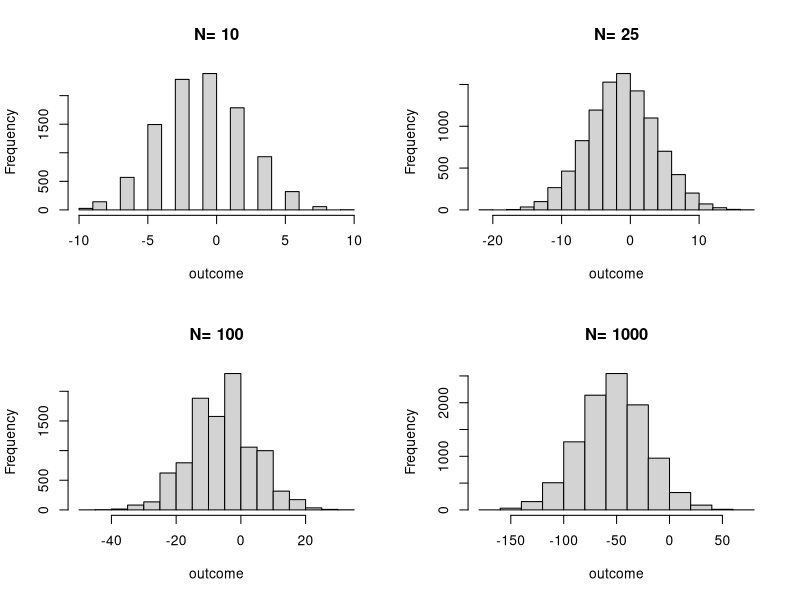
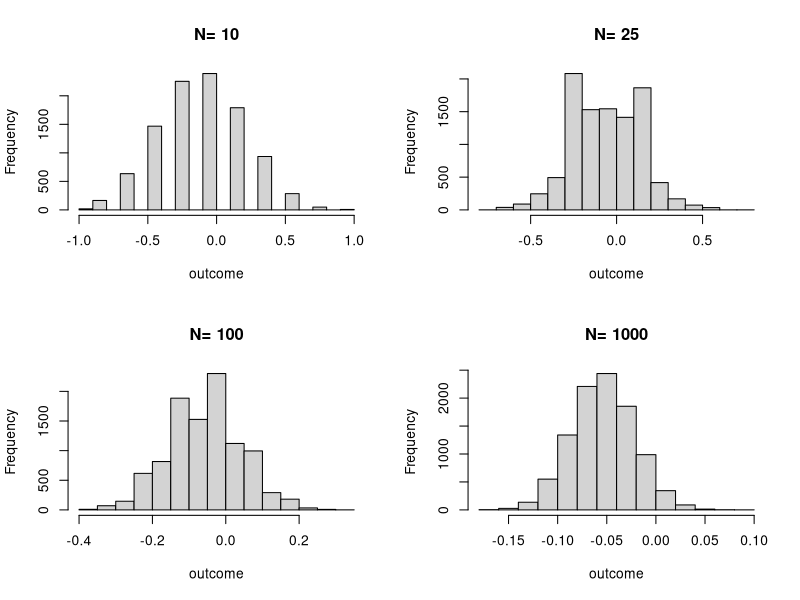
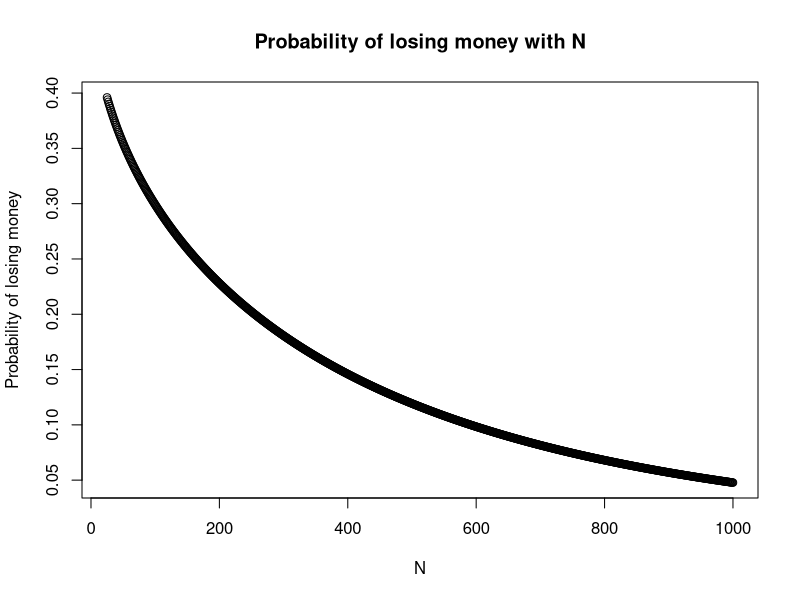
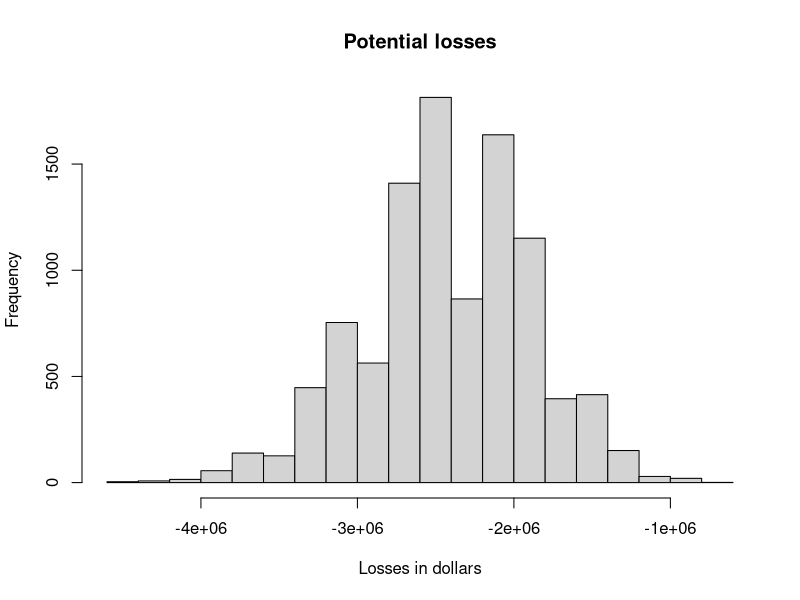
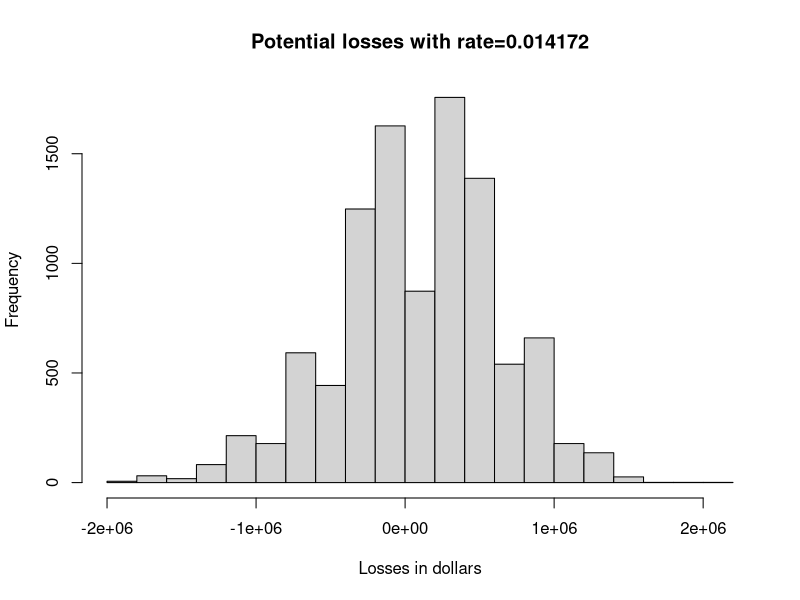
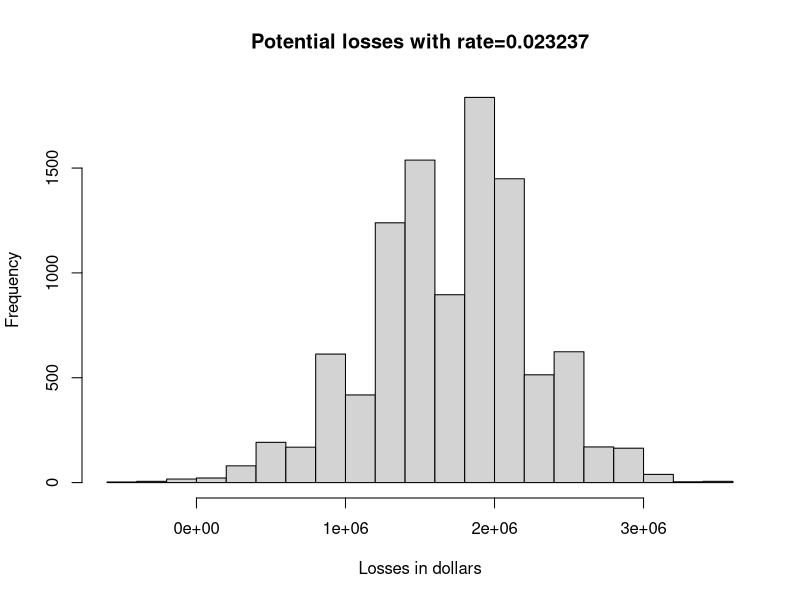
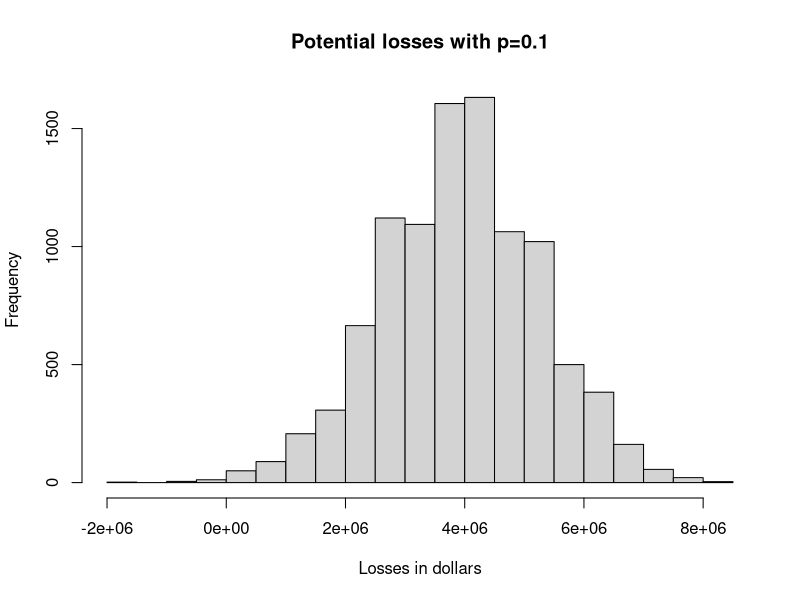

Write the R code that produced these figures, in order.
## ---- chunk 1
get_outcome<-function(n){
  x<-sample(c(-1,1),n,replace=TRUE,prob=c(10/19,9/19))
  sum(x)
}

## ---- chunk 2
N<-c(10,25,100,1000)
par(mfrow=c(2,2))
means<-{}
stds<-{}
for(i in N){
  B<-10000
  tab<-replicate(B,{
    get_outcome(i)
  })
  hist(tab, main=paste("N=",i),xlab="outcome")
  means<-c(means,mean(tab))
  stds<-c(stds,sd(tab))
}
means
stds

## ---- chunk 3
par(mfrow=c(2,2))
meansn<-{}
stdsn<-{}
for(i in N){
  B<-10000
  tabsn<-replicate(B,{
    get_outcome(i)/i
  })
  hist(tabsn, main=paste("N=",i),xlab="outcome")
  meansn<-c(meansn,mean(tabsn))
  stdsn<-c(stdsn,sd(tabsn))
}
meansn
stdsn

## ---- chunk 4
N<-25
mu<--1/19
sigma<-2*sqrt(9/19*10/19)
1-pnorm((0-mu)/(sigma/sqrt(N)))
## ---- chunk 5
tab25<-replicate(B,{
    get_outcome(25)
  })
mean25<-mean(tab25)
std25<-sd(tab25)
1-pnorm((0-mean25)/std25)

## ---- chunk 6
par(mfrow=c(1,1))
Ns<-seq(from=25,to=1000,by=1)
ps<-{}
for(i in Ns){
  p=1-pnorm((0-mu)/(sigma/sqrt(i)))
  ps<-c(ps,p)
}
plot(Ns,ps,xlab="N",ylab="Probability of losing money",main="Probability of losing money with N")
## ---- chunk 7

get_money<-function(n){
  x<-sample(c(0,1),n,replace=TRUE,prob=c(0.98,0.02))
  sum(x)
}
set.seed(1)
loss_in_one_year<--120000*get_money(1000)
loss_in_one_year
## ---- chunk 8
set.seed(2)
tabmon<-replicate(B,{
    get_money(1000)*(-120000)
  })
hist(tabmon,main="Potential losses",xlab="Losses in dollars")
summary(tabmon)
sd(tabmon)
## ---- chunk 9
rate<-0.014172
loan<-180000
get_moneyrate<-function(n){
  x<-sample(c(loan*rate,-120000),n,replace=TRUE,prob=c(0.98,0.02))
  sum(x)
}
tabmonrate<-replicate(B,{
    get_moneyrate(1000)
  })
hist(tabmonrate,main="Potential losses with rate=0.014172",xlab = "Losses in dollars")
summary(tabmonrate)
sd(tabmonrate)
## ---- chunk 10
mu<-100
sigma<-(loan*rate+120000)*sqrt(0.02*0.98)
pnorm((0-mu)/(sigma/sqrt(1000)))
## ---- chunk 11
x<-as.numeric(tabmonrate<0)
mean(x)
## ---- chunk 12
qnorm(0.001)

## ---- chunk 13
newrate<-0.023237
loan<-180000
get_moneynewrate<-function(n){
  x<-sample(c(loan*newrate,-120000),n,replace=TRUE,prob=c(0.98,0.02))
  sum(x)
}
set.seed(3)
tabmonnewrate<-replicate(B,{
    get_moneynewrate(1000)
  })
hist(tabmonnewrate,main="Potential losses with rate=0.023237",xlab="Losses in dollars")
summary(tabmonnewrate)
sd(tabmonnewrate)
x<-as.numeric(tabmonnewrate<0)
mean(x)
## ---- chunk 14
newrate<-0.098405
loan<-180000
get_moneynewrate<-function(n){
  x<-sample(c(loan*newrate,-120000),n,replace=TRUE,prob=c(0.9,0.1))
  sum(x)
}
set.seed(1)
tabmonnewrate<-replicate(B,{
    get_moneynewrate(1000)
  })
hist(tabmonnewrate,main="Potential losses with p=0.1",xlab="Losses in dollars")
summary(tabmonnewrate)
sd(tabmonnewrate)
x<-as.numeric(tabmonnewrate<0)
mean(x)
## ---- chunk 15
rate3<-0.045
loan<-180000
get_moneyrate3<-function(n){
  x<-sample(c(loan*rate3,-120000),n,replace=TRUE,prob=c(0.95,0.05))
  sum(x)
}
tabmonrate3<-replicate(B,{
    get_moneyrate3(1000)
  })
summary(tabmonrate3)
## ---- chunk 16
mu<-1698.9
sigma<-(loan*rate3+120000)*sqrt(0.05*0.95)
pnorm((0-mu)/(sigma/sqrt(1000)))
## ---- chunk 17
x<-as.numeric(tabmonrate3<0)
mean(x)
## ---- chunk 18
tabmonrate3_N<-replicate(B,{
    get_moneyrate3(2591)
  })
summary(tabmonrate3_N)
x<-as.numeric(tabmonrate3_N<0)
mean(x)
## ---- chunk 19
loan <- 180000
loss_per_foreclosure <- 120000
p2 <- 0.05
interest_rate2 <- 0.05
B <- 10^5
outcomes1 <- replicate(B,{
  sample( c(-loss_per_foreclosure, interest_rate2*loan ), 2, replace=TRUE, prob=c(p2, 1-p2))
})
## ---- chunk 20
sum( outcomes1[1,] < 0 & outcomes1[2,]<0)/sum(outcomes1[1,]<0)
## ---- chunk 21
B <- 10^5
outcomes2 <- replicate(B,{
  add <- sample( c(-0.04,0.04), 1)
  sample( c(-loss_per_foreclosure, interest_rate2*loan ), 2, replace=TRUE, prob=c(p2+add, 1-(p2+add)))
})
## ---- chunk 22
sum( outcomes2[1,] < 0 & outcomes2[2,]<0)/sum(outcomes2[1,]<0)
## ---- chunk 23
interest_rateold<-0.045
outcomes1 <- replicate(B,{
  sum(sample( c(-loss_per_foreclosure, interest_rateold*loan ), 2591, replace=TRUE, prob=c(p2, 1-p2)))
})
summary(outcomes1)
mean(as.numeric(outcomes1<(-1000000)))
mean(as.numeric(outcomes1<(-10000000)))
## ---- chunk 24
outcomes2 <- replicate(B,{
  add <- sample( c(-0.04,0.04), 1)
  sum(sample( c(-loss_per_foreclosure, interest_rateold*loan ), 2591, replace=TRUE, prob=c(p2+add, 1-(p2+add))))
})
summary(outcomes2)
mean(as.numeric(outcomes2<(-1000000)))
mean(as.numeric(outcomes2<(-10000000)))
